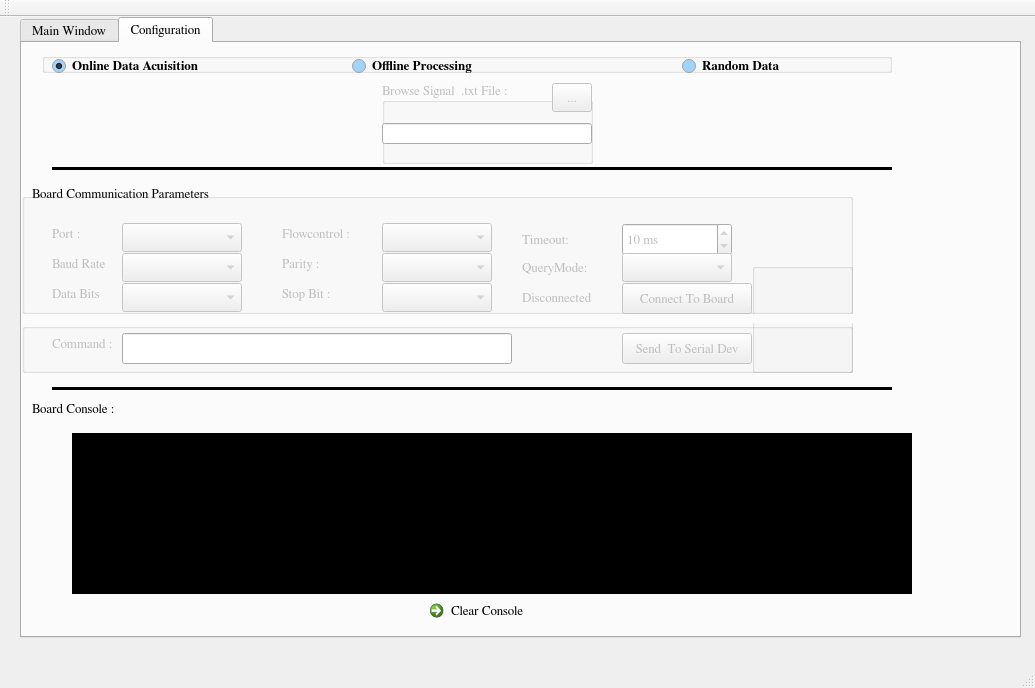
<?xml version="1.0" encoding="UTF-8"?>
<ui version="4.0">
 <class>MainWindow</class>
 <widget class="QMainWindow" name="MainWindow">
  <property name="geometry">
   <rect>
    <x>0</x>
    <y>0</y>
    <width>1035</width>
    <height>688</height>
   </rect>
  </property>
  <property name="windowTitle">
   <string>Shock Sensor UI</string>
  </property>
  <widget class="QWidget" name="centralWidget">
   <widget class="QTabWidget" name="tabWidget">
    <property name="enabled">
     <bool>true</bool>
    </property>
    <property name="geometry">
     <rect>
      <x>20</x>
      <y>0</y>
      <width>1001</width>
      <height>621</height>
     </rect>
    </property>
    <property name="palette">
     <palette>
      <active>
       <colorrole role="Base">
        <brush brushstyle="SolidPattern">
         <color alpha="255">
          <red>162</red>
          <green>212</green>
          <blue>255</blue>
         </color>
        </brush>
       </colorrole>
      </active>
      <inactive>
       <colorrole role="Base">
        <brush brushstyle="SolidPattern">
         <color alpha="255">
          <red>162</red>
          <green>212</green>
          <blue>255</blue>
         </color>
        </brush>
       </colorrole>
      </inactive>
      <disabled>
       <colorrole role="Base">
        <brush brushstyle="SolidPattern">
         <color alpha="255">
          <red>255</red>
          <green>255</green>
          <blue>255</blue>
         </color>
        </brush>
       </colorrole>
      </disabled>
     </palette>
    </property>
    <property name="font">
     <font>
      <family>FreeSerif</family>
      <pointsize>10</pointsize>
      <weight>50</weight>
      <bold>false</bold>
     </font>
    </property>
    <property name="autoFillBackground">
     <bool>true</bool>
    </property>
    <property name="currentIndex">
     <number>1</number>
    </property>
    <widget class="QWidget" name="tab">
     <attribute name="title">
      <string>Main Window</string>
     </attribute>
     <widget class="QPushButton" name="pushButton_9">
      <property name="geometry">
       <rect>
        <x>-100</x>
        <y>330</y>
        <width>97</width>
        <height>31</height>
       </rect>
      </property>
      <property name="text">
       <string>Run 9</string>
      </property>
     </widget>
     <widget class="QCustomPlot" name="customPlot" native="true">
      <property name="geometry">
       <rect>
        <x>10</x>
        <y>10</y>
        <width>810</width>
        <height>271</height>
       </rect>
      </property>
      <widget class="QCustomPlot" name="customPlot_2" native="true">
       <property name="geometry">
        <rect>
         <x>470</x>
         <y>290</y>
         <width>731</width>
         <height>291</height>
        </rect>
       </property>
      </widget>
     </widget>
     <widget class="QPushButton" name="pushButton_3">
      <property name="geometry">
       <rect>
        <x>-100</x>
        <y>90</y>
        <width>97</width>
        <height>31</height>
       </rect>
      </property>
      <property name="text">
       <string>Run 3</string>
      </property>
     </widget>
     <widget class="QPushButton" name="pushButton_10">
      <property name="geometry">
       <rect>
        <x>-100</x>
        <y>370</y>
        <width>97</width>
        <height>31</height>
       </rect>
      </property>
      <property name="text">
       <string>Run 10</string>
      </property>
     </widget>
     <widget class="QPushButton" name="realtimeBtn">
      <property name="geometry">
       <rect>
        <x>860</x>
        <y>10</y>
        <width>120</width>
        <height>31</height>
       </rect>
      </property>
      <property name="layoutDirection">
       <enum>Qt::LeftToRight</enum>
      </property>
      <property name="text">
       <string>Real Time Plot</string>
      </property>
      <property name="icon">
       <iconset>
        <normaloff>../../../../Downloads/icons/application-wave.png</normaloff>../../../../Downloads/icons/application-wave.png</iconset>
      </property>
     </widget>
     <widget class="QPushButton" name="stopBtn">
      <property name="geometry">
       <rect>
        <x>860</x>
        <y>50</y>
        <width>120</width>
        <height>31</height>
       </rect>
      </property>
      <property name="text">
       <string>Stop</string>
      </property>
      <property name="icon">
       <iconset>
        <normaloff>../../../../Downloads/icons/cross-circle.png</normaloff>../../../../Downloads/icons/cross-circle.png</iconset>
      </property>
     </widget>
     <widget class="QCheckBox" name="logCheckBox">
      <property name="geometry">
       <rect>
        <x>860</x>
        <y>150</y>
        <width>121</width>
        <height>26</height>
       </rect>
      </property>
      <property name="text">
       <string>Log Data To File</string>
      </property>
      <property name="checked">
       <bool>true</bool>
      </property>
     </widget>
     <widget class="QGroupBox" name="groupBox_2">
      <property name="geometry">
       <rect>
        <x>880</x>
        <y>89</y>
        <width>81</width>
        <height>61</height>
       </rect>
      </property>
      <property name="title">
       <string>          Status</string>
      </property>
      <layout class="QGridLayout" name="gridLayout_3">
       <item row="0" column="0">
        <layout class="QHBoxLayout" name="layoutPlugin">
         <item>
          <widget class="QLedIndicator" name="ledIndicator_0" native="true">
           <property name="enabled">
            <bool>true</bool>
           </property>
           <property name="toolTip">
            <string>Led indicator/button</string>
           </property>
           <property name="whatsThis">
            <string>Led indicator/button</string>
           </property>
           <property name="checked" stdset="0">
            <bool>false</bool>
           </property>
           <property name="onColor1" stdset="0">
            <color>
             <red>255</red>
             <green>0</green>
             <blue>0</blue>
            </color>
           </property>
           <property name="onColor2" stdset="0">
            <color>
             <red>176</red>
             <green>0</green>
             <blue>2</blue>
            </color>
           </property>
           <property name="offColor1" stdset="0">
            <color>
             <red>28</red>
             <green>0</green>
             <blue>0</blue>
            </color>
           </property>
           <property name="offColor2" stdset="0">
            <color>
             <red>156</red>
             <green>0</green>
             <blue>2</blue>
            </color>
           </property>
          </widget>
         </item>
        </layout>
       </item>
      </layout>
     </widget>
     <widget class="Line" name="line_2">
      <property name="geometry">
       <rect>
        <x>830</x>
        <y>270</y>
        <width>160</width>
        <height>31</height>
       </rect>
      </property>
      <property name="frameShadow">
       <enum>QFrame::Plain</enum>
      </property>
      <property name="lineWidth">
       <number>3</number>
      </property>
      <property name="midLineWidth">
       <number>3</number>
      </property>
      <property name="orientation">
       <enum>Qt::Horizontal</enum>
      </property>
     </widget>
     <widget class="Line" name="line_3">
      <property name="geometry">
       <rect>
        <x>820</x>
        <y>10</y>
        <width>21</width>
        <height>540</height>
       </rect>
      </property>
      <property name="frameShadow">
       <enum>QFrame::Plain</enum>
      </property>
      <property name="lineWidth">
       <number>3</number>
      </property>
      <property name="midLineWidth">
       <number>2</number>
      </property>
      <property name="orientation">
       <enum>Qt::Vertical</enum>
      </property>
     </widget>
     <widget class="Line" name="line_4">
      <property name="geometry">
       <rect>
        <x>10</x>
        <y>-10</y>
        <width>820</width>
        <height>31</height>
       </rect>
      </property>
      <property name="frameShadow">
       <enum>QFrame::Plain</enum>
      </property>
      <property name="lineWidth">
       <number>3</number>
      </property>
      <property name="midLineWidth">
       <number>3</number>
      </property>
      <property name="orientation">
       <enum>Qt::Horizontal</enum>
      </property>
     </widget>
     <widget class="Line" name="line_5">
      <property name="geometry">
       <rect>
        <x>10</x>
        <y>270</y>
        <width>820</width>
        <height>31</height>
       </rect>
      </property>
      <property name="frameShadow">
       <enum>QFrame::Plain</enum>
      </property>
      <property name="lineWidth">
       <number>3</number>
      </property>
      <property name="midLineWidth">
       <number>3</number>
      </property>
      <property name="orientation">
       <enum>Qt::Horizontal</enum>
      </property>
     </widget>
     <widget class="Line" name="line_6">
      <property name="geometry">
       <rect>
        <x>10</x>
        <y>550</y>
        <width>820</width>
        <height>31</height>
       </rect>
      </property>
      <property name="frameShadow">
       <enum>QFrame::Plain</enum>
      </property>
      <property name="lineWidth">
       <number>3</number>
      </property>
      <property name="midLineWidth">
       <number>3</number>
      </property>
      <property name="orientation">
       <enum>Qt::Horizontal</enum>
      </property>
     </widget>
     <widget class="Line" name="line_7">
      <property name="geometry">
       <rect>
        <x>0</x>
        <y>10</y>
        <width>21</width>
        <height>540</height>
       </rect>
      </property>
      <property name="frameShadow">
       <enum>QFrame::Plain</enum>
      </property>
      <property name="lineWidth">
       <number>3</number>
      </property>
      <property name="midLineWidth">
       <number>2</number>
      </property>
      <property name="orientation">
       <enum>Qt::Vertical</enum>
      </property>
     </widget>
     <widget class="QCustomPlot" name="customPlot_FFT" native="true">
      <property name="geometry">
       <rect>
        <x>10</x>
        <y>290</y>
        <width>810</width>
        <height>270</height>
       </rect>
      </property>
      <widget class="QCustomPlot" name="customPlot_5" native="true">
       <property name="geometry">
        <rect>
         <x>470</x>
         <y>290</y>
         <width>731</width>
         <height>291</height>
        </rect>
       </property>
      </widget>
     </widget>
     <widget class="QLabel" name="label_17">
      <property name="geometry">
       <rect>
        <x>870</x>
        <y>350</y>
        <width>101</width>
        <height>21</height>
       </rect>
      </property>
      <property name="text">
       <string>FFT Analysys</string>
      </property>
     </widget>
     <widget class="QPushButton" name="pushButton_2">
      <property name="geometry">
       <rect>
        <x>860</x>
        <y>390</y>
        <width>111</width>
        <height>31</height>
       </rect>
      </property>
      <property name="text">
       <string>Stop FFT</string>
      </property>
     </widget>
    </widget>
    <widget class="QWidget" name="tab_2">
     <attribute name="title">
      <string>Configuration</string>
     </attribute>
     <widget class="QLabel" name="label">
      <property name="geometry">
       <rect>
        <x>10</x>
        <y>140</y>
        <width>251</width>
        <height>21</height>
       </rect>
      </property>
      <property name="font">
       <font>
        <family>FreeSerif</family>
        <pointsize>10</pointsize>
        <weight>50</weight>
        <bold>false</bold>
       </font>
      </property>
      <property name="text">
       <string>Board Communication Parameters</string>
      </property>
     </widget>
     <widget class="QLabel" name="label_2">
      <property name="geometry">
       <rect>
        <x>10</x>
        <y>350</y>
        <width>91</width>
        <height>31</height>
       </rect>
      </property>
      <property name="font">
       <font>
        <family>FreeSerif</family>
        <pointsize>10</pointsize>
        <weight>50</weight>
        <bold>false</bold>
       </font>
      </property>
      <property name="text">
       <string>Board Console :</string>
      </property>
     </widget>
     <widget class="QTextEdit" name="console">
      <property name="enabled">
       <bool>true</bool>
      </property>
      <property name="geometry">
       <rect>
        <x>50</x>
        <y>390</y>
        <width>840</width>
        <height>161</height>
       </rect>
      </property>
      <property name="font">
       <font>
        <family>Consolas</family>
        <pointsize>10</pointsize>
        <weight>50</weight>
        <italic>false</italic>
        <bold>false</bold>
       </font>
      </property>
      <property name="styleSheet">
       <string notr="true">background-color: rgb(0, 0, 0);
color: rgb(0, 255, 0);
font: 10pt &quot;Consolas&quot;;</string>
      </property>
      <property name="readOnly">
       <bool>true</bool>
      </property>
      <property name="html">
       <string>&lt;!DOCTYPE HTML PUBLIC &quot;-//W3C//DTD HTML 4.0//EN&quot; &quot;http://www.w3.org/TR/REC-html40/strict.dtd&quot;&gt;
&lt;html&gt;&lt;head&gt;&lt;meta name=&quot;qrichtext&quot; content=&quot;1&quot; /&gt;&lt;style type=&quot;text/css&quot;&gt;
p, li { white-space: pre-wrap; }
&lt;/style&gt;&lt;/head&gt;&lt;body style=&quot; font-family:'Consolas'; font-size:10pt; font-weight:400; font-style:normal;&quot;&gt;
&lt;p style=&quot; margin-top:0px; margin-bottom:0px; margin-left:0px; margin-right:0px; -qt-block-indent:0; text-indent:0px;&quot;&gt;&lt;br /&gt;&lt;/p&gt;&lt;/body&gt;&lt;/html&gt;</string>
      </property>
     </widget>
     <widget class="Line" name="line_8">
      <property name="geometry">
       <rect>
        <x>30</x>
        <y>330</y>
        <width>840</width>
        <height>31</height>
       </rect>
      </property>
      <property name="font">
       <font>
        <weight>50</weight>
        <bold>false</bold>
       </font>
      </property>
      <property name="frameShadow">
       <enum>QFrame::Plain</enum>
      </property>
      <property name="lineWidth">
       <number>3</number>
      </property>
      <property name="midLineWidth">
       <number>3</number>
      </property>
      <property name="orientation">
       <enum>Qt::Horizontal</enum>
      </property>
     </widget>
     <widget class="QCommandLinkButton" name="commandLinkBtnClearConsole">
      <property name="geometry">
       <rect>
        <x>400</x>
        <y>550</y>
        <width>178</width>
        <height>41</height>
       </rect>
      </property>
      <property name="font">
       <font>
        <weight>50</weight>
        <bold>false</bold>
       </font>
      </property>
      <property name="text">
       <string>Clear Console</string>
      </property>
     </widget>
     <widget class="Line" name="line_14">
      <property name="geometry">
       <rect>
        <x>30</x>
        <y>110</y>
        <width>840</width>
        <height>31</height>
       </rect>
      </property>
      <property name="font">
       <font>
        <weight>50</weight>
        <bold>false</bold>
       </font>
      </property>
      <property name="frameShadow">
       <enum>QFrame::Plain</enum>
      </property>
      <property name="lineWidth">
       <number>3</number>
      </property>
      <property name="midLineWidth">
       <number>3</number>
      </property>
      <property name="orientation">
       <enum>Qt::Horizontal</enum>
      </property>
     </widget>
     <widget class="QGroupBox" name="groupBox_hardware">
      <property name="enabled">
       <bool>false</bool>
      </property>
      <property name="geometry">
       <rect>
        <x>0</x>
        <y>150</y>
        <width>831</width>
        <height>121</height>
       </rect>
      </property>
      <property name="font">
       <font>
        <weight>50</weight>
        <bold>false</bold>
       </font>
      </property>
      <property name="title">
       <string/>
      </property>
      <widget class="QComboBox" name="dataBitComboBox">
       <property name="geometry">
        <rect>
         <x>100</x>
         <y>90</y>
         <width>120</width>
         <height>29</height>
        </rect>
       </property>
       <property name="font">
        <font>
         <weight>50</weight>
         <bold>false</bold>
        </font>
       </property>
       <property name="currentIndex">
        <number>-1</number>
       </property>
      </widget>
      <widget class="QLabel" name="label_5">
       <property name="geometry">
        <rect>
         <x>30</x>
         <y>90</y>
         <width>66</width>
         <height>21</height>
        </rect>
       </property>
       <property name="font">
        <font>
         <weight>50</weight>
         <bold>false</bold>
        </font>
       </property>
       <property name="text">
        <string>Data Bits</string>
       </property>
      </widget>
      <widget class="QLabel" name="label_8">
       <property name="geometry">
        <rect>
         <x>260</x>
         <y>90</y>
         <width>80</width>
         <height>21</height>
        </rect>
       </property>
       <property name="font">
        <font>
         <weight>50</weight>
         <bold>false</bold>
        </font>
       </property>
       <property name="text">
        <string>Stop Bit :</string>
       </property>
      </widget>
      <widget class="QComboBox" name="StopbitComboBox">
       <property name="geometry">
        <rect>
         <x>360</x>
         <y>90</y>
         <width>110</width>
         <height>29</height>
        </rect>
       </property>
       <property name="font">
        <font>
         <weight>50</weight>
         <bold>false</bold>
        </font>
       </property>
      </widget>
      <widget class="QLabel" name="connstatlabel">
       <property name="geometry">
        <rect>
         <x>500</x>
         <y>90</y>
         <width>80</width>
         <height>29</height>
        </rect>
       </property>
       <property name="font">
        <font>
         <weight>50</weight>
         <bold>false</bold>
        </font>
       </property>
       <property name="text">
        <string>Disconnected</string>
       </property>
      </widget>
      <widget class="QPushButton" name="connectOrDisconnectBtn">
       <property name="geometry">
        <rect>
         <x>600</x>
         <y>90</y>
         <width>130</width>
         <height>31</height>
        </rect>
       </property>
       <property name="font">
        <font>
         <weight>50</weight>
         <bold>false</bold>
        </font>
       </property>
       <property name="text">
        <string>Connect To Board</string>
       </property>
       <property name="icon">
        <iconset>
         <normaloff>../../../../Downloads/icons/plug--arrow.png</normaloff>../../../../Downloads/icons/plug--arrow.png</iconset>
       </property>
      </widget>
      <widget class="QGroupBox" name="groupBox_3">
       <property name="geometry">
        <rect>
         <x>730</x>
         <y>70</y>
         <width>101</width>
         <height>61</height>
        </rect>
       </property>
       <property name="font">
        <font>
         <weight>50</weight>
         <bold>false</bold>
        </font>
       </property>
       <property name="title">
        <string/>
       </property>
       <layout class="QGridLayout" name="gridLayout_4">
        <item row="0" column="0">
         <layout class="QHBoxLayout" name="layoutPlugin_2">
          <item>
           <widget class="QLedIndicator" name="ledIndicator_1" native="true">
            <property name="enabled">
             <bool>false</bool>
            </property>
            <property name="font">
             <font>
              <weight>50</weight>
              <bold>false</bold>
             </font>
            </property>
            <property name="toolTip">
             <string>Led indicator/button</string>
            </property>
            <property name="whatsThis">
             <string>Led indicator/button</string>
            </property>
            <property name="checked" stdset="0">
             <bool>false</bool>
            </property>
            <property name="onColor1" stdset="0">
             <color>
              <red>255</red>
              <green>0</green>
              <blue>0</blue>
             </color>
            </property>
            <property name="onColor2" stdset="0">
             <color>
              <red>176</red>
              <green>0</green>
              <blue>2</blue>
             </color>
            </property>
            <property name="offColor1" stdset="0">
             <color>
              <red>28</red>
              <green>0</green>
              <blue>0</blue>
             </color>
            </property>
            <property name="offColor2" stdset="0">
             <color>
              <red>156</red>
              <green>0</green>
              <blue>2</blue>
             </color>
            </property>
           </widget>
          </item>
         </layout>
        </item>
       </layout>
      </widget>
      <widget class="QLabel" name="label_7">
       <property name="geometry">
        <rect>
         <x>260</x>
         <y>60</y>
         <width>80</width>
         <height>21</height>
        </rect>
       </property>
       <property name="font">
        <font>
         <weight>50</weight>
         <bold>false</bold>
        </font>
       </property>
       <property name="text">
        <string>Parity :</string>
       </property>
      </widget>
      <widget class="QComboBox" name="baudRateComboBox">
       <property name="geometry">
        <rect>
         <x>100</x>
         <y>60</y>
         <width>120</width>
         <height>29</height>
        </rect>
       </property>
       <property name="font">
        <font>
         <weight>50</weight>
         <bold>false</bold>
        </font>
       </property>
       <property name="currentIndex">
        <number>-1</number>
       </property>
      </widget>
      <widget class="QSpinBox" name="timeoutComboBox">
       <property name="geometry">
        <rect>
         <x>600</x>
         <y>30</y>
         <width>110</width>
         <height>33</height>
        </rect>
       </property>
       <property name="font">
        <font>
         <weight>50</weight>
         <bold>false</bold>
        </font>
       </property>
       <property name="suffix">
        <string> ms</string>
       </property>
       <property name="minimum">
        <number>-1</number>
       </property>
       <property name="maximum">
        <number>10000</number>
       </property>
       <property name="singleStep">
        <number>10</number>
       </property>
       <property name="value">
        <number>10</number>
       </property>
      </widget>
      <widget class="QLabel" name="label_3">
       <property name="geometry">
        <rect>
         <x>30</x>
         <y>30</y>
         <width>91</width>
         <height>21</height>
        </rect>
       </property>
       <property name="font">
        <font>
         <weight>50</weight>
         <bold>false</bold>
        </font>
       </property>
       <property name="text">
        <string>Port :</string>
       </property>
      </widget>
      <widget class="QLabel" name="label_10">
       <property name="geometry">
        <rect>
         <x>500</x>
         <y>60</y>
         <width>80</width>
         <height>29</height>
        </rect>
       </property>
       <property name="font">
        <font>
         <weight>50</weight>
         <bold>false</bold>
        </font>
       </property>
       <property name="text">
        <string>QueryMode:</string>
       </property>
      </widget>
      <widget class="QLabel" name="label_4">
       <property name="geometry">
        <rect>
         <x>30</x>
         <y>60</y>
         <width>66</width>
         <height>21</height>
        </rect>
       </property>
       <property name="font">
        <font>
         <weight>50</weight>
         <bold>false</bold>
        </font>
       </property>
       <property name="text">
        <string>Baud Rate</string>
       </property>
      </widget>
      <widget class="QComboBox" name="queryModeComboBox">
       <property name="geometry">
        <rect>
         <x>600</x>
         <y>60</y>
         <width>110</width>
         <height>29</height>
        </rect>
       </property>
       <property name="font">
        <font>
         <weight>50</weight>
         <bold>false</bold>
        </font>
       </property>
      </widget>
      <widget class="QComboBox" name="portComboBox">
       <property name="geometry">
        <rect>
         <x>100</x>
         <y>30</y>
         <width>120</width>
         <height>29</height>
        </rect>
       </property>
       <property name="font">
        <font>
         <weight>50</weight>
         <bold>false</bold>
        </font>
       </property>
       <property name="currentIndex">
        <number>-1</number>
       </property>
      </widget>
      <widget class="QLabel" name="label_11">
       <property name="geometry">
        <rect>
         <x>500</x>
         <y>30</y>
         <width>56</width>
         <height>33</height>
        </rect>
       </property>
       <property name="font">
        <font>
         <weight>50</weight>
         <bold>false</bold>
        </font>
       </property>
       <property name="text">
        <string>Timeout:</string>
       </property>
      </widget>
      <widget class="QComboBox" name="parityComboBox">
       <property name="geometry">
        <rect>
         <x>360</x>
         <y>60</y>
         <width>110</width>
         <height>29</height>
        </rect>
       </property>
       <property name="font">
        <font>
         <weight>50</weight>
         <bold>false</bold>
        </font>
       </property>
      </widget>
      <widget class="QLabel" name="label_6">
       <property name="geometry">
        <rect>
         <x>260</x>
         <y>30</y>
         <width>101</width>
         <height>21</height>
        </rect>
       </property>
       <property name="font">
        <font>
         <weight>50</weight>
         <bold>false</bold>
        </font>
       </property>
       <property name="text">
        <string>Flowcontrol :</string>
       </property>
      </widget>
      <widget class="QComboBox" name="flowComboBox">
       <property name="geometry">
        <rect>
         <x>360</x>
         <y>30</y>
         <width>110</width>
         <height>29</height>
        </rect>
       </property>
       <property name="font">
        <font>
         <weight>50</weight>
         <bold>false</bold>
        </font>
       </property>
      </widget>
      <zorder>dataBitComboBox</zorder>
      <zorder>label_5</zorder>
      <zorder>label_8</zorder>
      <zorder>StopbitComboBox</zorder>
      <zorder>connstatlabel</zorder>
      <zorder>groupBox_3</zorder>
      <zorder>label_7</zorder>
      <zorder>baudRateComboBox</zorder>
      <zorder>timeoutComboBox</zorder>
      <zorder>label_3</zorder>
      <zorder>label_10</zorder>
      <zorder>label_4</zorder>
      <zorder>queryModeComboBox</zorder>
      <zorder>portComboBox</zorder>
      <zorder>label_11</zorder>
      <zorder>parityComboBox</zorder>
      <zorder>label_6</zorder>
      <zorder>flowComboBox</zorder>
      <zorder>connectOrDisconnectBtn</zorder>
     </widget>
     <widget class="QGroupBox" name="groupBox_command">
      <property name="enabled">
       <bool>false</bool>
      </property>
      <property name="geometry">
       <rect>
        <x>0</x>
        <y>280</y>
        <width>831</width>
        <height>50</height>
       </rect>
      </property>
      <property name="font">
       <font>
        <weight>50</weight>
        <bold>false</bold>
       </font>
      </property>
      <property name="title">
       <string/>
      </property>
      <widget class="QPushButton" name="SendToSerialPort">
       <property name="geometry">
        <rect>
         <x>600</x>
         <y>10</y>
         <width>130</width>
         <height>31</height>
        </rect>
       </property>
       <property name="font">
        <font>
         <weight>50</weight>
         <bold>false</bold>
        </font>
       </property>
       <property name="text">
        <string>Send  To Serial Dev</string>
       </property>
      </widget>
      <widget class="QGroupBox" name="groupBox_4">
       <property name="geometry">
        <rect>
         <x>730</x>
         <y>-11</y>
         <width>101</width>
         <height>61</height>
        </rect>
       </property>
       <property name="font">
        <font>
         <weight>50</weight>
         <bold>false</bold>
        </font>
       </property>
       <property name="title">
        <string/>
       </property>
       <layout class="QGridLayout" name="gridLayout_5">
        <item row="0" column="0">
         <layout class="QHBoxLayout" name="layoutPlugin_3">
          <item>
           <widget class="QLedIndicator" name="ledIndicator_2" native="true">
            <property name="enabled">
             <bool>false</bool>
            </property>
            <property name="font">
             <font>
              <weight>50</weight>
              <bold>false</bold>
             </font>
            </property>
            <property name="toolTip">
             <string>Led indicator/button</string>
            </property>
            <property name="whatsThis">
             <string>Led indicator/button</string>
            </property>
            <property name="checked" stdset="0">
             <bool>false</bool>
            </property>
            <property name="onColor1" stdset="0">
             <color>
              <red>255</red>
              <green>0</green>
              <blue>0</blue>
             </color>
            </property>
            <property name="onColor2" stdset="0">
             <color>
              <red>176</red>
              <green>0</green>
              <blue>2</blue>
             </color>
            </property>
            <property name="offColor1" stdset="0">
             <color>
              <red>28</red>
              <green>0</green>
              <blue>0</blue>
             </color>
            </property>
            <property name="offColor2" stdset="0">
             <color>
              <red>156</red>
              <green>0</green>
              <blue>2</blue>
             </color>
            </property>
           </widget>
          </item>
         </layout>
        </item>
       </layout>
      </widget>
      <widget class="QLabel" name="label_9">
       <property name="geometry">
        <rect>
         <x>30</x>
         <y>10</y>
         <width>71</width>
         <height>21</height>
        </rect>
       </property>
       <property name="font">
        <font>
         <weight>50</weight>
         <bold>false</bold>
        </font>
       </property>
       <property name="text">
        <string>Command :</string>
       </property>
      </widget>
      <widget class="QLineEdit" name="sendLineEdit">
       <property name="geometry">
        <rect>
         <x>100</x>
         <y>10</y>
         <width>390</width>
         <height>31</height>
        </rect>
       </property>
       <property name="font">
        <font>
         <weight>50</weight>
         <bold>false</bold>
        </font>
       </property>
      </widget>
     </widget>
     <widget class="QGroupBox" name="groupBox_offline">
      <property name="enabled">
       <bool>false</bool>
      </property>
      <property name="geometry">
       <rect>
        <x>360</x>
        <y>40</y>
        <width>211</width>
        <height>81</height>
       </rect>
      </property>
      <property name="font">
       <font>
        <weight>50</weight>
        <bold>false</bold>
       </font>
      </property>
      <property name="title">
       <string>Browse Signal  .txt File :</string>
      </property>
      <widget class="QToolButton" name="toolButton_browse">
       <property name="geometry">
        <rect>
         <x>170</x>
         <y>0</y>
         <width>40</width>
         <height>29</height>
        </rect>
       </property>
       <property name="font">
        <font>
         <weight>50</weight>
         <bold>false</bold>
        </font>
       </property>
       <property name="text">
        <string>...</string>
       </property>
      </widget>
      <widget class="QLineEdit" name="lineEdit_browse_file">
       <property name="geometry">
        <rect>
         <x>0</x>
         <y>40</y>
         <width>210</width>
         <height>21</height>
        </rect>
       </property>
      </widget>
     </widget>
     <widget class="QGroupBox" name="groupBox_7">
      <property name="geometry">
       <rect>
        <x>20</x>
        <y>10</y>
        <width>850</width>
        <height>20</height>
       </rect>
      </property>
      <property name="title">
       <string/>
      </property>
      <widget class="QRadioButton" name="radioButton_offline">
       <property name="geometry">
        <rect>
         <x>310</x>
         <y>0</y>
         <width>150</width>
         <height>26</height>
        </rect>
       </property>
       <property name="font">
        <font>
         <weight>75</weight>
         <bold>true</bold>
        </font>
       </property>
       <property name="text">
        <string>Offline Processing</string>
       </property>
      </widget>
      <widget class="QRadioButton" name="radioButton_online">
       <property name="geometry">
        <rect>
         <x>10</x>
         <y>0</y>
         <width>171</width>
         <height>26</height>
        </rect>
       </property>
       <property name="font">
        <font>
         <weight>75</weight>
         <bold>true</bold>
        </font>
       </property>
       <property name="text">
        <string>Online Data Acuisition</string>
       </property>
       <property name="checked">
        <bool>true</bool>
       </property>
      </widget>
      <widget class="QRadioButton" name="radioButton_randData">
       <property name="geometry">
        <rect>
         <x>640</x>
         <y>0</y>
         <width>110</width>
         <height>26</height>
        </rect>
       </property>
       <property name="font">
        <font>
         <weight>75</weight>
         <bold>true</bold>
        </font>
       </property>
       <property name="text">
        <string>Random Data </string>
       </property>
       <property name="checked">
        <bool>false</bool>
       </property>
      </widget>
     </widget>
    </widget>
   </widget>
  </widget>
  <widget class="QMenuBar" name="menuBar">
   <property name="geometry">
    <rect>
     <x>0</x>
     <y>0</y>
     <width>1035</width>
     <height>27</height>
    </rect>
   </property>
  </widget>
  <widget class="QToolBar" name="mainToolBar">
   <attribute name="toolBarArea">
    <enum>TopToolBarArea</enum>
   </attribute>
   <attribute name="toolBarBreak">
    <bool>false</bool>
   </attribute>
  </widget>
  <widget class="QStatusBar" name="statusBar"/>
 </widget>
 <layoutdefault spacing="6" margin="11"/>
 <customwidgets>
  <customwidget>
   <class>QCustomPlot</class>
   <extends>QWidget</extends>
   <header location="global">qcustomplot.h</header>
   <container>1</container>
  </customwidget>
  <customwidget>
   <class>QLedIndicator</class>
   <extends>QWidget</extends>
   <header>qledindicator.h</header>
  </customwidget>
 </customwidgets>
 <resources/>
 <connections/>
</ui>
